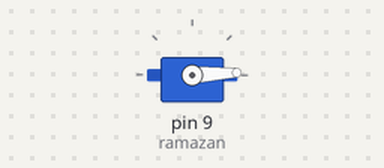
This sketch was run on a simulated Arduino Uno, built with avr-gcc and run on an emulated ATmega328P. On the bench: servo.

Above: at 0.05 s.
At 2.5 s:
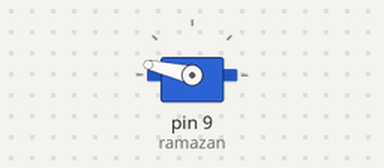
At 4.95 s:
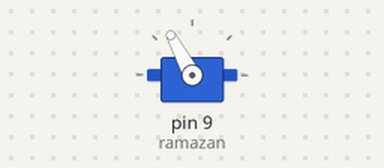
At 9.85 s:
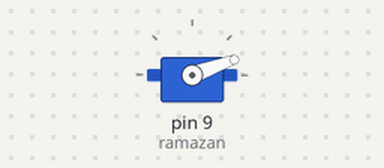
Timing chart, 0 to 14.2 s (numbered marks = the images above):
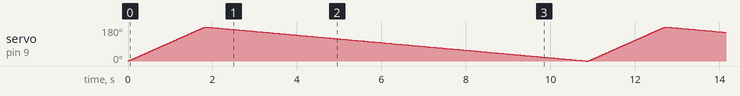

The sketch:

PPP.ino
```cpp
#include <Servo.h>

Servo ramazan;

void setup() {
  // put your setup code here, to run once:

  ramazan.attach(9);
  ramazan.write(0);

}

void loop() {
  // put your main code here, to run repeatedly:

  for(int i=0;i<=180;i++){
  ramazan.write(i);
  delay(10);
  }

 for(int i=180; i>=0 ;i--){
  ramazan.write(i);
  delay(50);
  }

}
```
